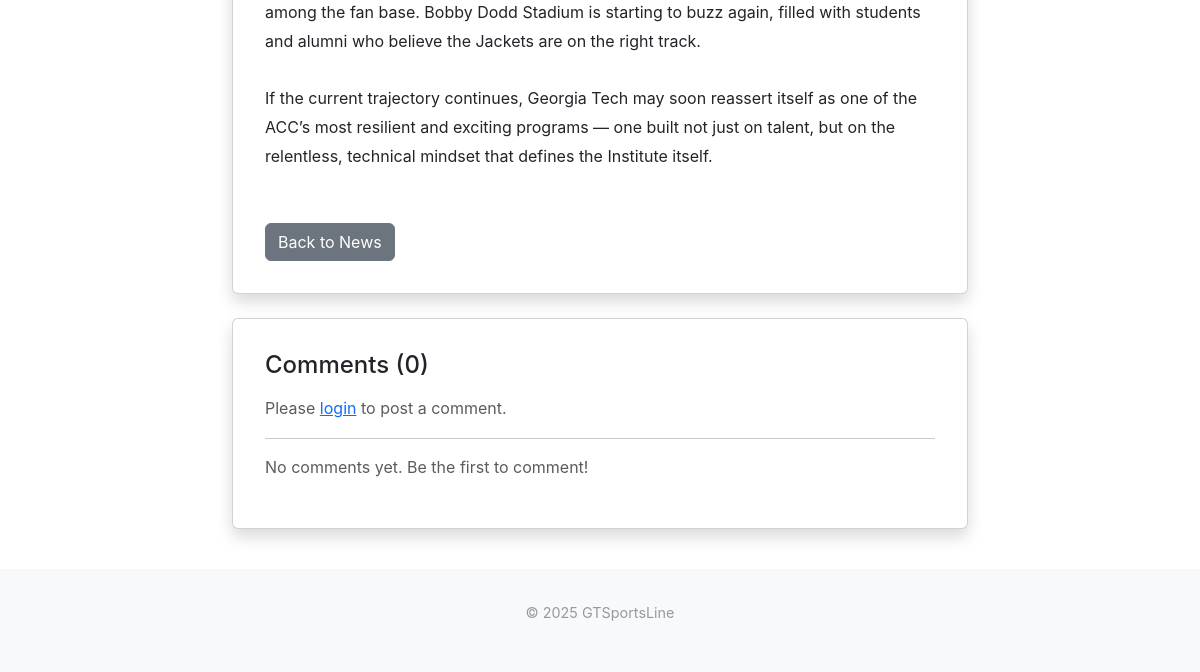
The app's page /news/4/ (lower part), older data.
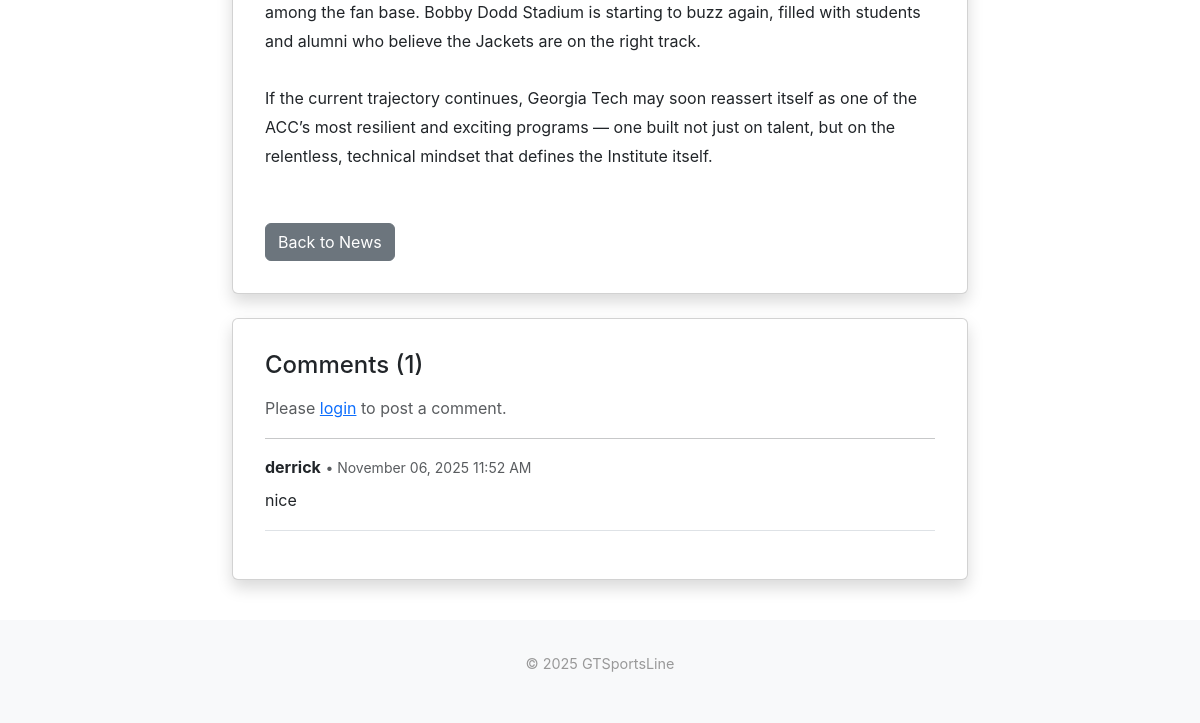
The same page, newer data.
### news/models.py (models this page shows, shortened)
class NewsArticle(models.Model):
    title = models.CharField(max_length=200)
    content = models.TextField()
    author = models.ForeignKey(User, on_delete=models.CASCADE)
    created_at = models.DateTimeField(auto_now_add=True)
    updated_at = models.DateTimeField(auto_now=True)
    class Meta:
        ordering = ['-created_at']

class Comment(models.Model):
    article = models.ForeignKey(NewsArticle, on_delete=models.CASCADE, related_name='comments')
    author = models.ForeignKey(User, on_delete=models.CASCADE)
    content = models.TextField(max_length=1000)
    created_at = models.DateTimeField(auto_now_add=True)
    class Meta:
        ordering = ['created_at']

### news/views.py (the view)
# urls.py: path('<int:article_id>/', views.news_detail, name='news.detail'),
def news_detail(request, article_id):
    template_data = {
        'title': 'News Article'
    }
    article = get_object_or_404(NewsArticle, id=article_id)
    template_data['article'] = article
    comments = article.comments.all()
    template_data['comments'] = comments
    if request.method == 'POST' and request.user.is_authenticated:
        form = CommentForm(request.POST)
        if form.is_valid():
            comment = form.save(commit=False)
            comment.article = article
            comment.author = request.user
            comment.save()
            return redirect('news.detail', article_id=article_id)
    else:
        form = CommentForm()
    template_data['comment_form'] = form
    return render(request, 'news/detail.html', {'template_data': template_data})

### news/templates/news/detail.html (shortened to what this page needs)
{% extends 'base.html' %}
{% block content %}
<div class="p-3 mt-4">
  <div class="container">
    <div class="row justify-content-center">
      <div class="col-md-8">
        <div class="card shadow p-3 mb-4 rounded">
          <div class="card-body">
            <div class="article-content mb-4">
            </div>
            <div class="d-flex gap-2">
              <a href="{% url 'news.list' %}" class="btn btn-secondary">Back to News</a>
            </div>
          </div>
        </div>
        <div class="card shadow p-3 mb-4 rounded">
          <div class="card-body">
            <h4 class="mb-3">Comments ({{ template_data.comments|length }})</h4>
            {% if user.is_authenticated %}
            <form method="POST" class="mb-4">
              {% csrf_token %}
              <div class="mb-2">
                {{ template_data.comment_form.content }}
              </div>
              <button type="submit" class="btn btn-primary">Post Comment</button>
            </form>
            {% else %}
            <p class="text-muted">Please <a href="{% url 'accounts.login' %}">login</a> to post a comment.</p>
            {% endif %}
            <hr>
            {% if template_data.comments %}
              {% for comment in template_data.comments %}
              <div class="mb-3 pb-3 border-bottom">
                <div class="d-flex justify-content-between align-items-start">
                  <div class="flex-grow-1">
                    <strong>{{ comment.author.username }}</strong>
                    <small class="text-muted"> • {{ comment.created_at|date:"F d, Y g:i A" }}</small>
                    <p class="mt-2 mb-0">{{ comment.content }}</p>
                  </div>
                </div>
              </div>
              {% endfor %}
            {% else %}
              <p class="text-muted">No comments yet. Be the first to comment!</p>
            {% endif %}
          </div>
        </div>
      </div>
    </div>
  </div>
</div>
{% endblock content %}

Row changes from the older to the newer data that the page shows:
computed for NewsArticle: comments|length "0" → "1"
added Comment: author.username "derrick", created_at "November 06, 2025 11:52 AM", content "nice"
Text that changed along with them:
text no longer shown: "No comments yet. Be the first to comment!"
